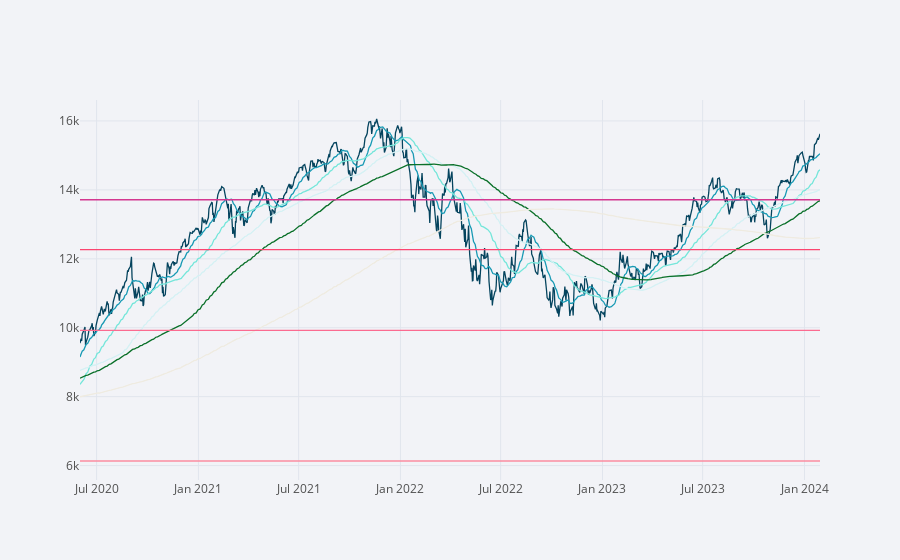

The code cell stored with this chart in its notebook:
### Code cell
df_sig_p4.iplot(legend=False, color=['#05445E', '#189AB4', '#75E6DA', '#D4F1F4', '#0A7029',
                   '#EFEBE0', '#FB8DA0', '#FB6B90', '#FB4570', '#D43790', '#EC8FD0', '#870A30'])
## plt.yscale("log")
plt.show()

### Figure 1 — Plotly figure (JSON) as saved in the notebook; plotly's stock layout.template omitted (floating-point values rounded to 4 significant figures; data arrays with more than 128 entries replaced by an {"elided": "..."} marker saying what was removed)
{"data": [{"line": {"color": "rgba(5, 68, 94, 1.0)", "dash": "solid", "shape": "linear", "width": 1.3}, "mode": "lines", "name": "^IXIC", "text": "", "type": "scatter", "x": {"elided": "924 str values"}, "y": {"elided": "924 float values"}}, {"line": {"color": "rgba(24, 154, 180, 1.0)", "dash": "solid", "shape": "linear", "width": 1.3}, "mode": "lines", "name": "M20", "text": "", "type": "scatter", "x": {"elided": "924 str values"}, "y": {"elided": "924 float values"}}, {"line": {"color": "rgba(117, 230, 218, 1.0)", "dash": "solid", "shape": "linear", "width": 1.3}, "mode": "lines", "name": "M60", "text": "", "type": "scatter", "x": {"elided": "924 str values"}, "y": {"elided": "924 float values"}}, {"line": {"color": "rgba(212, 241, 244, 1.0)", "dash": "solid", "shape": "linear", "width": 1.3}, "mode": "lines", "name": "M120", "text": "", "type": "scatter", "x": {"elided": "924 str values"}, "y": {"elided": "924 float values"}}, {"line": {"color": "rgba(10, 112, 41, 1.0)", "dash": "solid", "shape": "linear", "width": 1.3}, "mode": "lines", "name": "M200", "text": "", "type": "scatter", "x": {"elided": "924 str values"}, "y": {"elided": "924 float values"}}, {"line": {"color": "rgba(239, 235, 224, 1.0)", "dash": "solid", "shape": "linear", "width": 1.3}, "mode": "lines", "name": "M500", "text": "", "type": "scatter", "x": {"elided": "924 str values"}, "y": {"elided": "924 float values"}}, {"line": {"color": "rgba(251, 141, 160, 1.0)", "dash": "solid", "shape": "linear", "width": 1.3}, "mode": "lines", "name": "F-4", "text": "", "type": "scatter", "x": {"elided": "924 str values"}, "y": {"elided": "924 float values"}}, {"line": {"color": "rgba(251, 107, 144, 1.0)", "dash": "solid", "shape": "linear", "width": 1.3}, "mode": "lines", "name": "F-3", "text": "", "type": "scatter", "x": {"elided": "924 str values"}, "y": {"elided": "924 float values"}}, {"line": {"color": "rgba(251, 69, 112, 1.0)", "dash": "solid", "shape": "linear", "width": 1.3}, "mode": "lines", "name": "F-2", "text": "", "type": "scatter", "x": {"elided": "924 str values"}, "y": {"elided": "924 float values"}}, {"line": {"color": "rgba(212, 55, 144, 1.0)", "dash": "solid", "shape": "linear", "width": 1.3}, "mode": "lines", "name": "F-1", "text": "", "type": "scatter", "x": {"elided": "924 str values"}, "y": {"elided": "924 float values"}}], "layout": {"legend": {"bgcolor": "#F2F3F7", "font": {"color": "#505050"}}, "paper_bgcolor": "#F2F3F7", "plot_bgcolor": "#F2F3F7", "showlegend": false, "title": {"font": {"color": "#484848"}}, "xaxis": {"gridcolor": "#E1E5ED", "showgrid": true, "tickfont": {"color": "#505050"}, "title": {"font": {"color": "#505050"}, "text": ""}, "zerolinecolor": "#E1E5ED"}, "yaxis": {"gridcolor": "#E1E5ED", "showgrid": true, "tickfont": {"color": "#505050"}, "title": {"font": {"color": "#505050"}, "text": ""}, "zerolinecolor": "#E1E5ED"}}}
